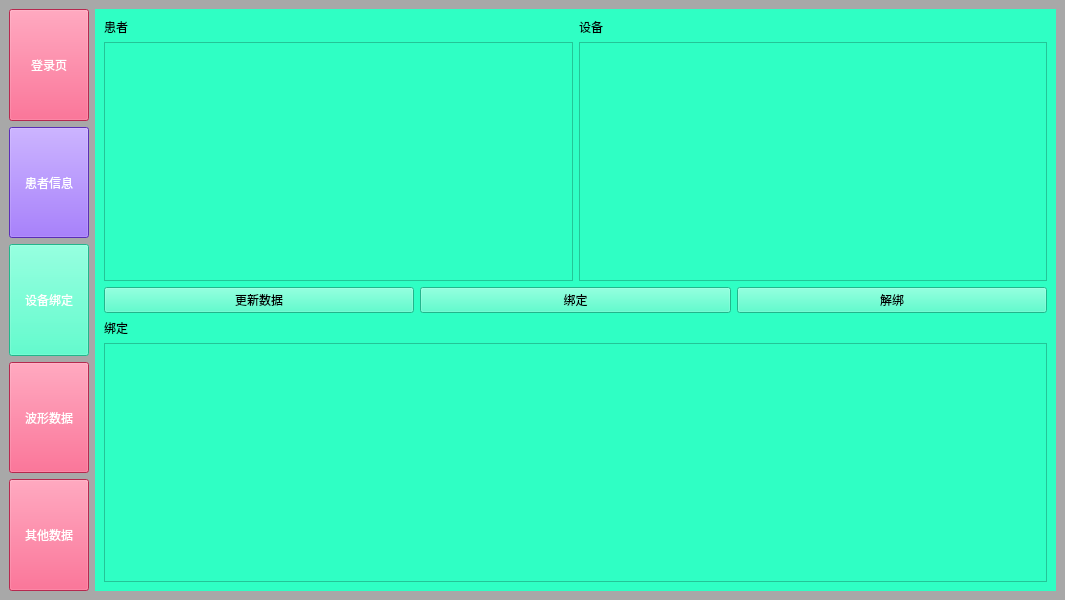
<?xml version="1.0" encoding="UTF-8"?>
<ui version="4.0">
 <class>MainWindow</class>
 <widget class="QMainWindow" name="MainWindow">
  <property name="geometry">
   <rect>
    <x>0</x>
    <y>0</y>
    <width>1065</width>
    <height>600</height>
   </rect>
  </property>
  <property name="windowTitle">
   <string>MainWindow</string>
  </property>
  <property name="styleSheet">
   <string notr="true">background-color: rgb(168, 168, 168);</string>
  </property>
  <widget class="QWidget" name="centralwidget">
   <layout class="QHBoxLayout" name="horizontalLayout">
    <item>
     <layout class="QVBoxLayout" name="verticalLayout">
      <item>
       <widget class="QPushButton" name="loginPageBtn">
        <property name="sizePolicy">
         <sizepolicy hsizetype="Minimum" vsizetype="Expanding">
          <horstretch>0</horstretch>
          <verstretch>0</verstretch>
         </sizepolicy>
        </property>
        <property name="styleSheet">
         <string notr="true">color: rgb(255, 255, 255);
background-color: rgb(255, 58, 110);
border-width: 0px;</string>
        </property>
        <property name="text">
         <string>登录页</string>
        </property>
       </widget>
      </item>
      <item>
       <widget class="QPushButton" name="patientInfoPageBtn">
        <property name="sizePolicy">
         <sizepolicy hsizetype="Minimum" vsizetype="Expanding">
          <horstretch>0</horstretch>
          <verstretch>0</verstretch>
         </sizepolicy>
        </property>
        <property name="styleSheet">
         <string notr="true">background-color: rgb(128, 65, 255);
color: rgb(255, 255, 255);
border-width: 0px;</string>
        </property>
        <property name="text">
         <string>患者信息</string>
        </property>
       </widget>
      </item>
      <item>
       <widget class="QPushButton" name="deviceBindBtn">
        <property name="sizePolicy">
         <sizepolicy hsizetype="Minimum" vsizetype="Expanding">
          <horstretch>0</horstretch>
          <verstretch>0</verstretch>
         </sizepolicy>
        </property>
        <property name="styleSheet">
         <string notr="true">color: rgb(255, 255, 255);
background-color: rgb(47, 255, 196);
border-width: 0px;</string>
        </property>
        <property name="text">
         <string>设备绑定</string>
        </property>
       </widget>
      </item>
      <item>
       <widget class="QPushButton" name="wavePageBtn">
        <property name="sizePolicy">
         <sizepolicy hsizetype="Minimum" vsizetype="Expanding">
          <horstretch>0</horstretch>
          <verstretch>0</verstretch>
         </sizepolicy>
        </property>
        <property name="styleSheet">
         <string notr="true">color: rgb(255, 255, 255);
background-color: rgb(255, 58, 110);
border-width: 0px;</string>
        </property>
        <property name="text">
         <string>波形数据</string>
        </property>
       </widget>
      </item>
      <item>
       <widget class="QPushButton" name="otherDataBtn">
        <property name="sizePolicy">
         <sizepolicy hsizetype="Minimum" vsizetype="Expanding">
          <horstretch>0</horstretch>
          <verstretch>0</verstretch>
         </sizepolicy>
        </property>
        <property name="styleSheet">
         <string notr="true">color: rgb(255, 255, 255);
background-color: rgb(255, 58, 110);
border-width: 0px;</string>
        </property>
        <property name="text">
         <string>其他数据</string>
        </property>
       </widget>
      </item>
     </layout>
    </item>
    <item>
     <widget class="QStackedWidget" name="stackedWidget">
      <property name="styleSheet">
       <string notr="true">
background-color: rgb(255, 58, 110);</string>
      </property>
      <property name="currentIndex">
       <number>2</number>
      </property>
      <widget class="QWidget" name="loginPage">
       <layout class="QHBoxLayout" name="horizontalLayout_5">
        <item>
         <layout class="QVBoxLayout" name="verticalLayout_3">
          <item>
           <spacer name="verticalSpacer">
            <property name="orientation">
             <enum>Qt::Vertical</enum>
            </property>
            <property name="sizeHint" stdset="0">
             <size>
              <width>20</width>
              <height>40</height>
             </size>
            </property>
           </spacer>
          </item>
          <item>
           <layout class="QHBoxLayout" name="horizontalLayout_4">
            <item>
             <spacer name="horizontalSpacer">
              <property name="orientation">
               <enum>Qt::Horizontal</enum>
              </property>
              <property name="sizeHint" stdset="0">
               <size>
                <width>40</width>
                <height>20</height>
               </size>
              </property>
             </spacer>
            </item>
            <item>
             <layout class="QVBoxLayout" name="verticalLayout_2">
              <item>
               <layout class="QHBoxLayout" name="horizontalLayout_2">
                <item>
                 <widget class="QLabel" name="label">
                  <property name="text">
                   <string>账号</string>
                  </property>
                 </widget>
                </item>
                <item>
                 <widget class="QLineEdit" name="accountEdit"/>
                </item>
               </layout>
              </item>
              <item>
               <layout class="QHBoxLayout" name="horizontalLayout_3">
                <item>
                 <widget class="QLabel" name="label_2">
                  <property name="text">
                   <string>密码</string>
                  </property>
                 </widget>
                </item>
                <item>
                 <widget class="QLineEdit" name="passwordEdit">
                  <property name="echoMode">
                   <enum>QLineEdit::Password</enum>
                  </property>
                 </widget>
                </item>
               </layout>
              </item>
              <item>
               <widget class="QPushButton" name="pushButton">
                <property name="text">
                 <string>登录</string>
                </property>
               </widget>
              </item>
              <item>
               <widget class="QLabel" name="statusLabel">
                <property name="text">
                 <string>状态：未登录</string>
                </property>
               </widget>
              </item>
             </layout>
            </item>
            <item>
             <spacer name="horizontalSpacer_2">
              <property name="orientation">
               <enum>Qt::Horizontal</enum>
              </property>
              <property name="sizeHint" stdset="0">
               <size>
                <width>40</width>
                <height>20</height>
               </size>
              </property>
             </spacer>
            </item>
           </layout>
          </item>
          <item>
           <spacer name="verticalSpacer_2">
            <property name="orientation">
             <enum>Qt::Vertical</enum>
            </property>
            <property name="sizeHint" stdset="0">
             <size>
              <width>20</width>
              <height>40</height>
             </size>
            </property>
           </spacer>
          </item>
         </layout>
        </item>
       </layout>
      </widget>
      <widget class="QWidget" name="patientPage">
       <property name="styleSheet">
        <string notr="true">background-color: rgb(128, 65, 255);</string>
       </property>
       <layout class="QHBoxLayout" name="horizontalLayout_12">
        <item>
         <layout class="QVBoxLayout" name="verticalLayout_6" stretch="0,1">
          <item>
           <layout class="QHBoxLayout" name="horizontalLayout_10">
            <item>
             <layout class="QVBoxLayout" name="verticalLayout_4">
              <item>
               <layout class="QHBoxLayout" name="horizontalLayout_9">
                <item>
                 <widget class="QLabel" name="label_4">
                  <property name="text">
                   <string>姓名</string>
                  </property>
                 </widget>
                </item>
                <item>
                 <widget class="QLineEdit" name="nameEdit"/>
                </item>
               </layout>
              </item>
              <item>
               <layout class="QHBoxLayout" name="horizontalLayout_8">
                <item>
                 <widget class="QLabel" name="label_5">
                  <property name="text">
                   <string>性别</string>
                  </property>
                 </widget>
                </item>
                <item>
                 <widget class="QLineEdit" name="sexEdit"/>
                </item>
               </layout>
              </item>
              <item>
               <layout class="QHBoxLayout" name="horizontalLayout_7">
                <item>
                 <widget class="QLabel" name="label_6">
                  <property name="text">
                   <string>年龄</string>
                  </property>
                 </widget>
                </item>
                <item>
                 <widget class="QLineEdit" name="ageEdit"/>
                </item>
               </layout>
              </item>
              <item>
               <layout class="QHBoxLayout" name="horizontalLayout_6">
                <item>
                 <widget class="QLabel" name="label_7">
                  <property name="text">
                   <string>身份证号</string>
                  </property>
                 </widget>
                </item>
                <item>
                 <widget class="QLineEdit" name="idNumEdit"/>
                </item>
               </layout>
              </item>
             </layout>
            </item>
            <item>
             <widget class="QPushButton" name="insertBtn">
              <property name="sizePolicy">
               <sizepolicy hsizetype="Minimum" vsizetype="Expanding">
                <horstretch>0</horstretch>
                <verstretch>0</verstretch>
               </sizepolicy>
              </property>
              <property name="text">
               <string>插入</string>
              </property>
             </widget>
            </item>
           </layout>
          </item>
          <item>
           <layout class="QHBoxLayout" name="horizontalLayout_11">
            <item>
             <widget class="QTableView" name="patientTable"/>
            </item>
            <item>
             <layout class="QVBoxLayout" name="verticalLayout_5">
              <item>
               <widget class="QPushButton" name="updateBtn">
                <property name="text">
                 <string>刷新</string>
                </property>
               </widget>
              </item>
              <item>
               <widget class="QPushButton" name="modifyBtn">
                <property name="text">
                 <string>修改</string>
                </property>
               </widget>
              </item>
              <item>
               <widget class="QPushButton" name="deleteBtn">
                <property name="text">
                 <string>删除</string>
                </property>
               </widget>
              </item>
              <item>
               <spacer name="verticalSpacer_3">
                <property name="orientation">
                 <enum>Qt::Vertical</enum>
                </property>
                <property name="sizeHint" stdset="0">
                 <size>
                  <width>20</width>
                  <height>40</height>
                 </size>
                </property>
               </spacer>
              </item>
             </layout>
            </item>
           </layout>
          </item>
         </layout>
        </item>
       </layout>
      </widget>
      <widget class="QWidget" name="devicePage">
       <property name="styleSheet">
        <string notr="true">background-color: rgb(47, 255, 196);</string>
       </property>
       <layout class="QHBoxLayout" name="horizontalLayout_15">
        <item>
         <layout class="QVBoxLayout" name="verticalLayout_10">
          <item>
           <layout class="QHBoxLayout" name="horizontalLayout_14">
            <item>
             <layout class="QVBoxLayout" name="verticalLayout_8">
              <item>
               <widget class="QLabel" name="label_8">
                <property name="text">
                 <string>患者</string>
                </property>
               </widget>
              </item>
              <item>
               <widget class="QTableView" name="patiBindTable"/>
              </item>
             </layout>
            </item>
            <item>
             <layout class="QVBoxLayout" name="verticalLayout_9">
              <item>
               <widget class="QLabel" name="label_9">
                <property name="text">
                 <string>设备</string>
                </property>
               </widget>
              </item>
              <item>
               <widget class="QTableView" name="deviceBindTable"/>
              </item>
             </layout>
            </item>
           </layout>
          </item>
          <item>
           <layout class="QHBoxLayout" name="horizontalLayout_13">
            <item>
             <widget class="QPushButton" name="updateBindBtn">
              <property name="text">
               <string>更新数据</string>
              </property>
             </widget>
            </item>
            <item>
             <widget class="QPushButton" name="bindBtn">
              <property name="text">
               <string>绑定</string>
              </property>
             </widget>
            </item>
            <item>
             <widget class="QPushButton" name="unBindBtn">
              <property name="text">
               <string>解绑</string>
              </property>
             </widget>
            </item>
           </layout>
          </item>
          <item>
           <layout class="QVBoxLayout" name="verticalLayout_7">
            <item>
             <widget class="QLabel" name="label_10">
              <property name="text">
               <string>绑定</string>
              </property>
             </widget>
            </item>
            <item>
             <widget class="QTableView" name="patideviBindTable"/>
            </item>
           </layout>
          </item>
         </layout>
        </item>
       </layout>
      </widget>
      <widget class="QWidget" name="wavePage">
       <property name="styleSheet">
        <string notr="true">background-color: rgb(67, 67, 67);</string>
       </property>
       <layout class="QHBoxLayout" name="horizontalLayout_17">
        <item>
         <layout class="QVBoxLayout" name="verticalLayout_11" stretch="0,1,1,1">
          <item>
           <layout class="QHBoxLayout" name="horizontalLayout_16" stretch="1,1,0,0,0">
            <item>
             <widget class="QDateTimeEdit" name="dateTimeEdit"/>
            </item>
            <item>
             <widget class="QDateTimeEdit" name="dateTimeEdit_2"/>
            </item>
            <item>
             <widget class="QRadioButton" name="radioButton">
              <property name="text">
               <string>历史</string>
              </property>
             </widget>
            </item>
            <item>
             <widget class="QRadioButton" name="radioButton_2">
              <property name="text">
               <string>实时</string>
              </property>
              <property name="checked">
               <bool>true</bool>
              </property>
             </widget>
            </item>
            <item>
             <widget class="QPushButton" name="pushButton_8">
              <property name="text">
               <string>更新</string>
              </property>
             </widget>
            </item>
           </layout>
          </item>
          <item>
           <widget class="QWidget" name="widget" native="true"/>
          </item>
          <item>
           <widget class="QWidget" name="widget_2" native="true"/>
          </item>
          <item>
           <widget class="QWidget" name="widget_3" native="true"/>
          </item>
         </layout>
        </item>
       </layout>
      </widget>
      <widget class="QWidget" name="otherPage">
       <property name="styleSheet">
        <string notr="true">background-color: rgb(255, 182, 92);</string>
       </property>
       <layout class="QHBoxLayout" name="horizontalLayout_19">
        <item>
         <layout class="QVBoxLayout" name="verticalLayout_12">
          <item>
           <layout class="QHBoxLayout" name="horizontalLayout_18">
            <item>
             <widget class="QRadioButton" name="radioButton_3">
              <property name="text">
               <string>HR</string>
              </property>
             </widget>
            </item>
            <item>
             <widget class="QRadioButton" name="radioButton_4">
              <property name="text">
               <string>ST</string>
              </property>
             </widget>
            </item>
            <item>
             <widget class="QRadioButton" name="radioButton_5">
              <property name="text">
               <string>NIBP</string>
              </property>
             </widget>
            </item>
            <item>
             <widget class="QRadioButton" name="radioButton_6">
              <property name="text">
               <string>SPO2</string>
              </property>
             </widget>
            </item>
            <item>
             <widget class="QRadioButton" name="radioButton_7">
              <property name="text">
               <string>TEMP</string>
              </property>
             </widget>
            </item>
            <item>
             <widget class="QRadioButton" name="radioButton_8">
              <property name="text">
               <string>RESP</string>
              </property>
             </widget>
            </item>
            <item>
             <widget class="QRadioButton" name="radioButton_9">
              <property name="text">
               <string>CO2</string>
              </property>
             </widget>
            </item>
           </layout>
          </item>
          <item>
           <widget class="QListView" name="listView"/>
          </item>
         </layout>
        </item>
       </layout>
      </widget>
     </widget>
    </item>
   </layout>
  </widget>
 </widget>
 <resources/>
 <connections/>
</ui>
